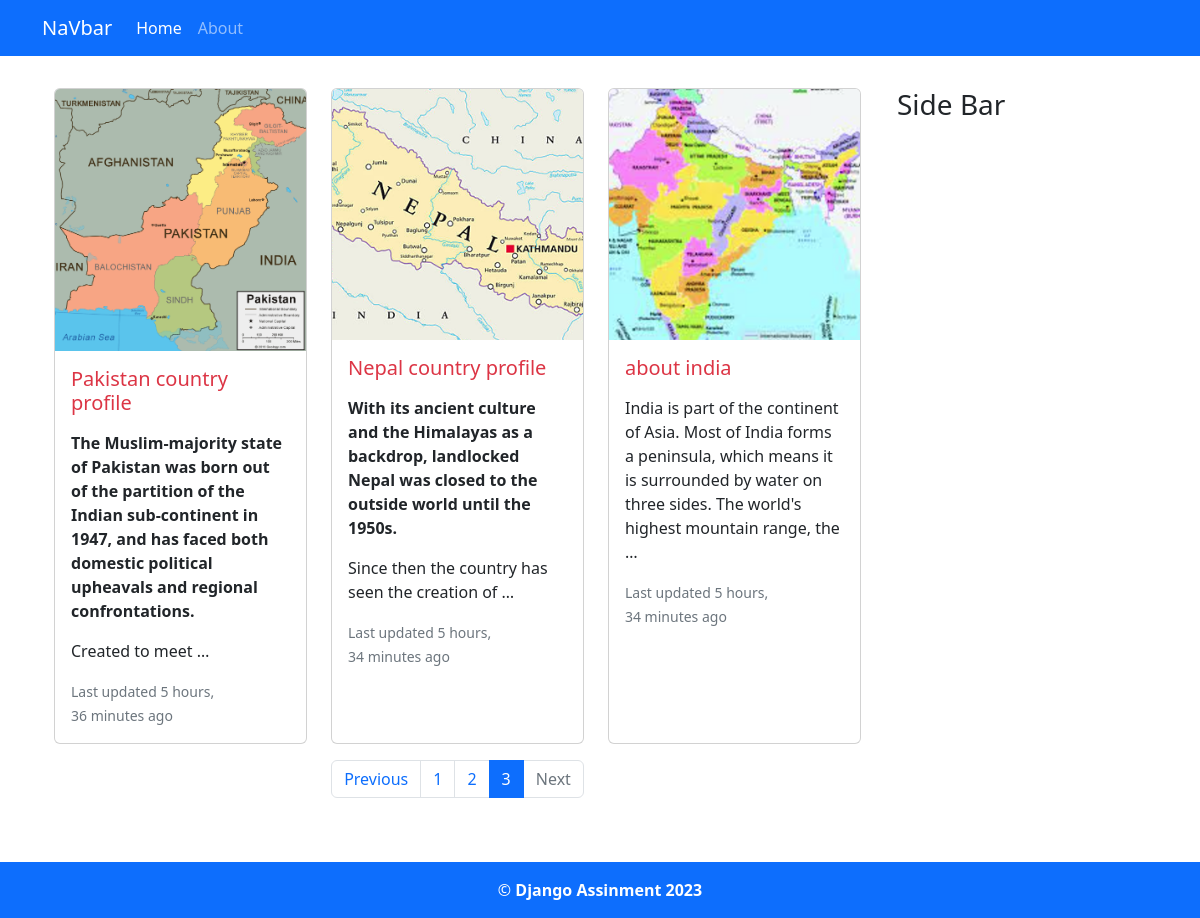
/?page=3, run on the app's committed database.
### blog/models.py (models this page shows, shortened)
class BlogPost(models.Model):
    STATUS = [
        ('draft', 'Draft'),
        ('published', 'Publish')
    ]
    title = models.CharField(max_length = 200)
    slug = models.SlugField(unique=True, blank=True,null=True)
    featured = models.ImageField(upload_to='blog/', blank=True, null=True)
    content = RichTextUploadingField()
    created = models.DateTimeField(auto_now_add=True)
    updated = models.DateTimeField(auto_now=True)
    category = models.ForeignKey(Category, on_delete=models.CASCADE)
    status = models.CharField(max_length=10, choices = STATUS, default='draft')
    meta_title = models.CharField(max_length=200, blank=True, null=True)
    meta_description = models.TextField(blank=True, null=True)
    class Meta:
        verbose_name_plural = "All Posts"

### blog/views.py (the view)
# urls.py: 2. Add a URL to urlpatterns:  path('', Home.as_view(), name='home')
def Home(request):
    queryset = BlogPost.objects.filter(status = 'published').order_by('-created')
    per_page =3
    paginator = Paginator(queryset, per_page)
    page_number = request.GET.get('page')
    posts = paginator.get_page(page_number)
    templates_name='home.html'
    contex = {'posts':posts}
    return render(request, templates_name,contex )

### templates/home.html (shortened to what this page needs)
{% extends 'base.html' %}
{% block content %}
<div class="container my-3">
    <div class="row py-3">
        <div class="col-md-9">
            <div class= "container">
                <div class="row row-cols-1 row-cols-md-3 g-4">
                    {% for post in posts%}
                <div class="card-group">
                    <div class="card">
                      <img src="{{post.featured.url}}" class="card-img-top" alt="...">
                      <div class="card-body">
                        <h5 class="card-title"><a href="{% url 'single_post' post.slug %}" class="text-decoration-none text-danger ">{{post.title}}</a></h5>
                        <p class="card-text">{{post.content|truncatewords:30|safe }}</p>
                        <p class="card-text"><small class="text-muted">Last updated {{post.updated|timesince }} ago</small></p>
                      </div>
                    </div>
                    </div>
                    {% endfor %}
                  </div>
                  <nav aria-label="Page navigation example" class="my-3">
                    <ul class="pagination justify-content-center">
                        {% if posts.has_previous %}
                      <li class="page-item">
                        <a class="page-link" href="?page={{posts.previous_page_number}}">Previous</a>
                      </li>
                      {% else %}
                      <li class="page-item disabled">
                        <a class="page-link">Previous</a>
                      </li>
                      {% endif %}
                      {% for i in posts.paginator.page_range %}
                      {% if posts.number == i %}
                      <li class="page-item active"><a class="page-link" href="?page={{i}}">{{i}}</a></li>
                      {% else %}
                      <li class="page-item "><a class="page-link" href="?page={{i}}">{{i}}</a></li>
                      {% endif %}
                      {% endfor%}
                      {% if posts.has_next %}
                      <li class="page-item">
                        <a class="page-link" href="?page={{posts.next_page_number}}">Next</a>
                      </li>
                      {% else %}
                      <li class="page-item disabled">
                        <a class="page-link">Next</a>
                      </li>
                      {% endif %}
                    </ul>
                  </nav>
                </div>
            </div>
        <div class="col-md-3"><h3>Side Bar</h3></div>
    </div>
</div>
{% endblock content %}

### data on the page
BlogPost: featured (picture), title "Pakistan country profile", content "The Muslim-majority state of Pakistan was born out of the partition of the Indian sub-continent in 1947, and has faced both domestic political upheavals and regional confrontations. Created to meet …", updated "5 hours, 36 minutes"
BlogPost: featured (picture), title "Nepal country profile", content "With its ancient culture and the Himalayas as a backdrop, landlocked Nepal was closed to the outside world until the 1950s. Since then the country has seen the creation of …", updated "5 hours, 34 minutes"
BlogPost: featured (picture), title "about india", content "India is part of the continent of Asia. Most of India forms a peninsula, which means it is surrounded by water on three sides. The world's highest mountain range, the …", updated "5 hours, 34 minutes"

### other printed values
{{ i }} "1" "2"
{{ i }} "3"
